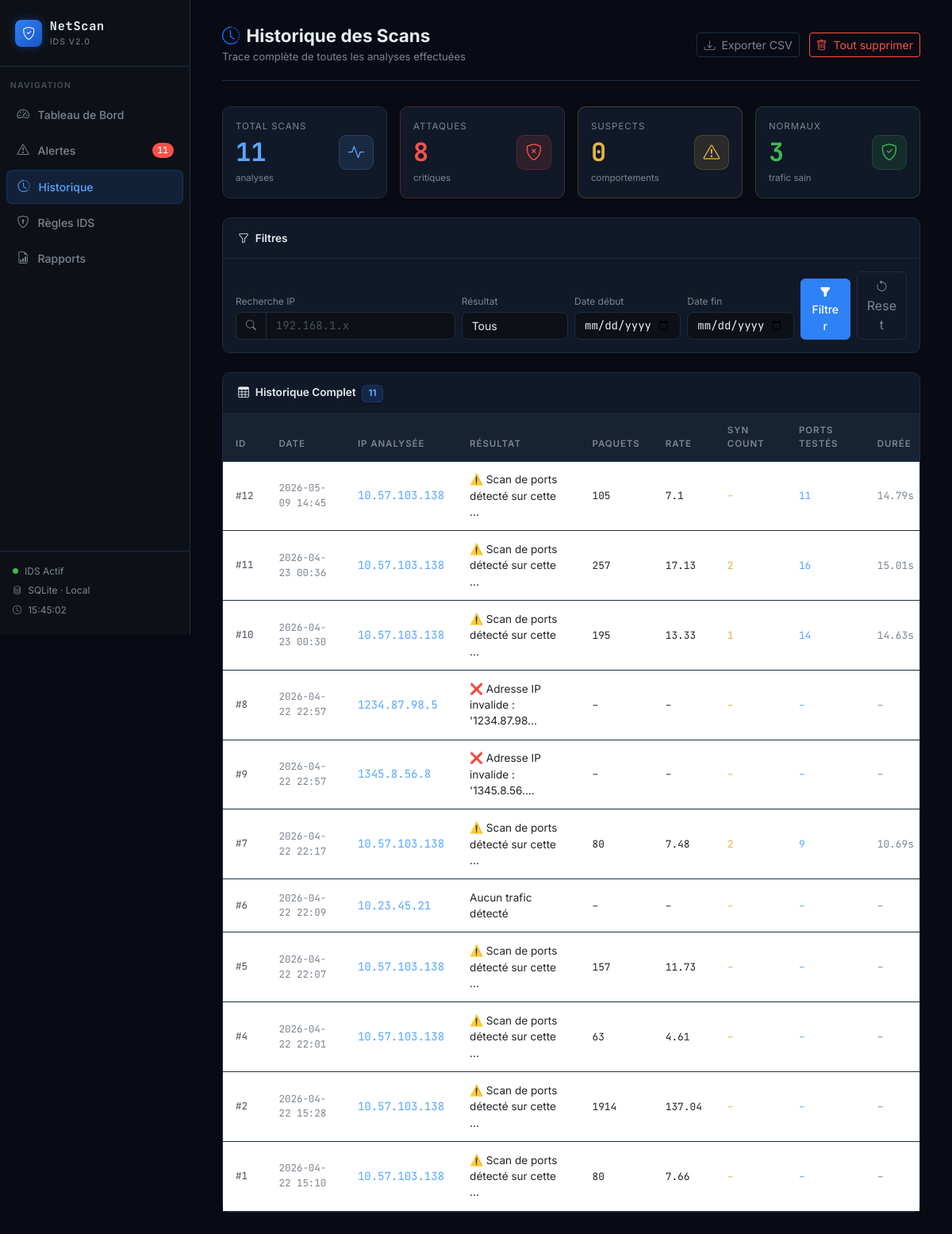
Page /historique on the committed database.
### tables this page shows
CREATE TABLE alertes (
            id INTEGER PRIMARY KEY AUTOINCREMENT,
            date TEXT NOT NULL,
            ip TEXT NOT NULL,
            type TEXT NOT NULL,
            severite TEXT NOT NULL,
            statut TEXT DEFAULT 'Nouvelle',
            nb_paquets INTEGER DEFAULT 0,
            rate REAL DEFAULT 0
        , syn_count INTEGER DEFAULT 0, ports_testes INTEGER DEFAULT 0, duree REAL DEFAULT 0, regles_declenchees TEXT DEFAULT '');

### webapp/app.py (the view)
@app.route("/historique")
def historique():
    search     = request.args.get("search", "")
    severite   = request.args.get("severite", "all")
    date_debut = request.args.get("date_debut", "")
    date_fin   = request.args.get("date_fin", "")
    conn   = get_db()
    query  = "SELECT * FROM alertes WHERE 1=1"
    params = []
    if search:
        query += " AND ip LIKE ?"
        params.append(f"%{search}%")
    if severite != "all":
        query += " AND severite = ?"
        params.append(severite)
    if date_debut:
        query += " AND date >= ?"
        params.append(date_debut + " 00:00")   # ← ajout " 00:00"
    if date_fin:
        query += " AND date <= ?"
        params.append(date_fin + " 23:59")
    query += " ORDER BY date DESC"
    scans = conn.execute(query, params).fetchall()
    stats = {
        "total":    conn.execute("SELECT COUNT(*) FROM alertes").fetchone()[0],
        "critiques": conn.execute("SELECT COUNT(*) FROM alertes WHERE severite='Critique'").fetchone()[0],
        "moyens":   conn.execute("SELECT COUNT(*) FROM alertes WHERE severite='Moyen'").fetchone()[0],
        "infos":    conn.execute("SELECT COUNT(*) FROM alertes WHERE severite='Info'").fetchone()[0],
    }
    conn.close()
    return render_template(
        "historique.html",
        scans=scans,
        stats=stats,
        search=search,
        severite=severite,
        date_debut=date_debut,
        date_fin=date_fin
    )

### webapp/app.py (called while the page is built)
def get_db():
    conn = sqlite3.connect(DB_PATH)
    conn.row_factory = sqlite3.Row
    return conn

### webapp/templates/historique.html (shortened to what this page needs)
{% extends "base.html" %}
{% set page = "historique" %}
{% block content %}
<div class="topbar">
  <div class="topbar-title">
    <h1><i class="bi bi-clock-history me-2 text-primary"></i>Historique des Scans</h1>
    <p>Trace complète de toutes les analyses effectuées</p>
  </div>
  <div class="topbar-actions">
    <a href="/historique/export_csv" class="btn btn-sm btn-outline-secondary">
      <i class="bi bi-download me-1"></i> Exporter CSV
    </a>
    <a href="/historique/supprimer_tout" class="btn btn-sm btn-outline-danger"
       onclick="return confirm('Supprimer tout l\'historique ?')">
      <i class="bi bi-trash me-1"></i> Tout supprimer
    </a>
  </div>
</div>
<div class="row g-3 mb-4">
  <div class="col-md-3">
    <div class="card h-100">
      <div class="card-body d-flex justify-content-between align-items-center p-3">
        <div>
          <div style="font-size:0.72rem;color:#7d8590;text-transform:uppercase;letter-spacing:0.08em;">Total Scans</div>
          <div class="fw-bold font-mono" style="font-size:2rem;color:#58a6ff;">{{ stats.total }}</div>
          <div style="font-size:0.72rem;color:#7d8590;">analyses</div>
        </div>
        <div style="width:44px;height:44px;border-radius:10px;background:rgba(88,166,255,0.12);display:flex;align-items:center;justify-content:center;border:1px solid rgba(88,166,255,0.2);">
          <i class="bi bi-activity" style="font-size:1.3rem;color:#58a6ff;"></i>
        </div>
      </div>
    </div>
  </div>
  <div class="col-md-3">
    <div class="card h-100" style="border-color:rgba(248,81,73,0.25);">
      <div class="card-body d-flex justify-content-between align-items-center p-3">
        <div>
          <div style="font-size:0.72rem;color:#7d8590;text-transform:uppercase;letter-spacing:0.08em;">Attaques</div>
          <div class="fw-bold font-mono" style="font-size:2rem;color:#f85149;">{{ stats.critiques }}</div>
          <div style="font-size:0.72rem;color:#7d8590;">critiques</div>
        </div>
        <div style="width:44px;height:44px;border-radius:10px;background:rgba(248,81,73,0.12);display:flex;align-items:center;justify-content:center;border:1px solid rgba(248,81,73,0.2);">
          <i class="bi bi-shield-x" style="font-size:1.3rem;color:#f85149;"></i>
        </div>
      </div>
    </div>
  </div>
  <div class="col-md-3">
    <div class="card h-100" style="border-color:rgba(227,179,65,0.25);">
      <div class="card-body d-flex justify-content-between align-items-center p-3">
        <div>
          <div style="font-size:0.72rem;color:#7d8590;text-transform:uppercase;letter-spacing:0.08em;">Suspects</div>
          <div class="fw-bold font-mono" style="font-size:2rem;color:#e3b341;">{{ stats.moyens }}</div>
          <div style="font-size:0.72rem;color:#7d8590;">comportements</div>
        </div>
        <div style="width:44px;height:44px;border-radius:10px;background:rgba(227,179,65,0.12);display:flex;align-items:center;justify-content:center;border:1px solid rgba(227,179,65,0.2);">
          <i class="bi bi-exclamation-triangle" style="font-size:1.3rem;color:#e3b341;"></i>
        </div>
      </div>
    </div>
  </div>
  <div class="col-md-3">
    <div class="card h-100" style="border-color:rgba(63,185,80,0.25);">
      <div class="card-body d-flex justify-content-between align-items-center p-3">
        <div>
          <div style="font-size:0.72rem;color:#7d8590;text-transform:uppercase;letter-spacing:0.08em;">Normaux</div>
          <div class="fw-bold font-mono" style="font-size:2rem;color:#3fb950;">{{ stats.infos }}</div>
          <div style="font-size:0.72rem;color:#7d8590;">trafic sain</div>
        </div>
        <div style="width:44px;height:44px;border-radius:10px;background:rgba(63,185,80,0.12);display:flex;align-items:center;justify-content:center;border:1px solid rgba(63,185,80,0.2);">
          <i class="bi bi-shield-check" style="font-size:1.3rem;color:#3fb950;"></i>
        </div>
      </div>
    </div>
  </div>
</div>
<div class="card mb-4">
  <div class="card-header">
    <span><i class="bi bi-funnel me-2"></i>Filtres</span>
  </div>
  <div class="card-body p-3">
    <form method="GET" action="{{ url_for('historique') }}" class="row g-2 align-items-end" id="form-filtres">
      <div class="col-md-4">
        <label style="font-size:0.75rem;color:#7d8590;margin-bottom:4px;">Recherche IP</label>
        <div class="input-group">
          <span class="input-group-text" style="background:#0d1117;border-color:#1e2d40;color:#7d8590;">
            <i class="bi bi-search" style="font-size:0.8rem;"></i>
          </span>
          <input type="text" name="search" class="form-control font-mono"
                 placeholder="192.168.1.x" value="{{ search }}"/>
        </div>
      </div>
      <div class="col-md-2">
        <label style="font-size:0.75rem;color:#7d8590;margin-bottom:4px;">Résultat</label>
        <select name="severite" class="form-select">
          <option value="all"      {% if severite=='all' %}selected{% endif %}>Tous</option>
        </select>
      </div>
      <div class="col-md-2">
        <label style="font-size:0.75rem;color:#7d8590;margin-bottom:4px;">Date début</label>
        <input type="date" name="date_debut" class="form-control font-mono" value="{{ date_debut }}"/>
      </div>
      <div class="col-md-2">
        <label style="font-size:0.75rem;color:#7d8590;margin-bottom:4px;">Date fin</label>
        <input type="date" name="date_fin" class="form-control font-mono" value="{{ date_fin }}"/>
      </div>
      <div class="col-md-1">
        <button type="submit" class="btn btn-primary w-100">
          <i class="bi bi-funnel-fill"></i> Filtrer
        </button>
      </div>
      <div class="col-md-1">
        <button type="button" class="btn btn-outline-secondary w-100" onclick="resetFiltres()">
          <i class="bi bi-arrow-counterclockwise"></i> Reset
        </button>
      </div>
    </form>
  </div>
</div>
<div class="card">
  <div class="card-header">
    <span>
      <i class="bi bi-table me-2"></i>Historique Complet
      <span class="badge ms-1" style="background:rgba(47,129,247,0.15);color:#58a6ff;border:1px solid rgba(47,129,247,0.2);font-size:0.72rem;">
        {{ scans | length }}
      </span>
    </span>
  </div>
  <div class="card-body p-0" style="overflow-x:auto;">
    <table class="table table-hover mb-0" style="min-width:1100px;">
      <thead>
        <tr>
          <th>ID</th>
          <th>Date</th>
          <th>IP Analysée</th>
          <th>Résultat</th>
          <th>Paquets</th>
          <th>Rate</th>
          <th>SYN count</th>
          <th>Ports testés</th>
          <th>Durée</th>
        </tr>
      </thead>
      <tbody>
        {% if scans %}
          {% for s in scans %}
          <tr>
            <td class="font-mono" style="font-size:0.78rem;color:#484f58;">#{{ s.id }}</td>
            <td class="font-mono" style="font-size:0.78rem;color:#7d8590;">{{ s.date }}</td>
            <td class="font-mono" style="color:#58a6ff;">{{ s.ip }}</td>
            <td style="font-size:0.85rem;max-width:220px;">
              <span title="{{ s.type }}">
                {% if s.type | length > 35 %}
                  {{ s.type[:35] }}...
                {% else %}
                  {{ s.type }}
                {% endif %}
              </span>
            </td>
            <td class="font-mono" style="font-size:0.8rem;">
              {% if s.nb_paquets %}{{ s.nb_paquets }}{% else %}–{% endif %}
            </td>
            <td class="font-mono" style="font-size:0.8rem;">
              {% if s.rate %}{{ s.rate }}{% else %}–{% endif %}
            </td>
            <td class="font-mono" style="font-size:0.8rem;color:#e3b341;">
              {% if s.syn_count %}{{ s.syn_count }}{% else %}–{% endif %}
            </td>
            <td class="font-mono" style="font-size:0.8rem;color:#58a6ff;">
              {% if s.ports_testes %}{{ s.ports_testes }}{% else %}–{% endif %}
            </td>
            <td class="font-mono" style="font-size:0.8rem;color:#7d8590;">
              {% if s.duree %}{{ s.duree }}s{% else %}–{% endif %}
            </td>
          </tr>
          {% endfor %}
        {% endif %}
      </tbody>
    </table>
  </div>
</div>
{% endblock %}

### webapp/templates/base.html (style rules this page uses)
:root { --bg-primary: #080b14; --bg-secondary: #0d1117; --bg-card: #111827; --bg-card-hover: #161f30; --border: #1e2d40; --border-bright: #2a3f5f; --text-primary: #e6edf3; --text-secondary: #7d8590; --text-muted: #484f58; --accent: #2f81f7; --accent-glow: rgba(47, 129, 247, 0.15); --accent-hover: #58a6ff; --danger: #f85149; --danger-glow: rgba(248, 81, 73, 0.15); --warning: #e3b341; --warning-glow: rgba(227, 179, 65, 0.15); --success: #3fb950; --success-glow: rgba(63, 185, 80, 0.15); --info: #58a6ff; --sidebar-width: 240px; }
* { box-sizing: border-box; margin: 0; padding: 0; }
body { background-color: var(--bg-primary); color: var(--text-primary); font-family: 'Inter', sans-serif; min-height: 100vh; overflow-x: hidden; }
.topbar { display: flex; justify-content: space-between; align-items: center; margin-bottom: 2rem; padding-bottom: 1.2rem; border-bottom: 1px solid var(--border); }
.topbar-title h1 { font-size: 1.4rem; font-weight: 700; margin: 0; }
.topbar-title p { font-size: 0.82rem; color: var(--text-secondary); margin: 0.2rem 0 0; }
.topbar-actions { display: flex; align-items: center; gap: 0.75rem; }
.card { background: var(--bg-card); border: 1px solid var(--border); border-radius: 10px; color: var(--text-primary); transition: border-color 0.2s; }
.card-header { background: transparent; border-bottom: 1px solid var(--border); font-weight: 600; font-size: 0.85rem; padding: 0.9rem 1.2rem; display: flex; align-items: center; justify-content: space-between; }
.card-body { padding: 1.2rem; }
.table { color: var(--text-primary); font-size: 0.875rem; margin: 0; }
.table thead th { background: rgba(30,45,64,0.5); border-color: var(--border); color: var(--text-secondary); font-size: 0.72rem; text-transform: uppercase; letter-spacing: 0.08em; font-weight: 600; padding: 0.75rem 1rem; }
.table td { border-color: var(--border); padding: 0.8rem 1rem; vertical-align: middle; }
.form-control, .form-select { background: var(--bg-secondary); border-color: var(--border); color: var(--text-primary); border-radius: 8px; font-size: 0.875rem; }
.form-control::placeholder { color: var(--text-muted); }
.btn-primary { background: var(--accent); border-color: var(--accent); font-weight: 500; font-size: 0.875rem; }
.btn-outline-danger { color: var(--danger); border-color: var(--danger); }
.btn-outline-secondary { color: var(--text-secondary); border-color: var(--border); }
.font-mono { font-family: 'JetBrains Mono', monospace; }

### rows in the picture
alertes: id "12", date "2026-05-09 14:45", ip "10.57.103.138", type "⚠️ Scan de ports détecté sur cette", nb_paquets "105", rate "7.1", ports_testes "11", duree "14.79"
alertes: id "11", date "2026-04-23 00:36", ip "10.57.103.138", type "⚠️ Scan de ports détecté sur cette", nb_paquets "257", rate "17.13", syn_count "2", ports_testes "16", duree "15.01"
alertes: id "10", date "2026-04-23 00:30", ip "10.57.103.138", type "⚠️ Scan de ports détecté sur cette", nb_paquets "195", rate "13.33", syn_count "1", ports_testes "14", duree "14.63"
alertes: id "8", date "2026-04-22 22:57", ip "1234.87.98.5", type "❌ Adresse IP invalide : '1234.87.98"
alertes: id "9", date "2026-04-22 22:57", ip "1345.8.56.8", type "❌ Adresse IP invalide : '1345.8.56."
alertes: id "7", date "2026-04-22 22:17", ip "10.57.103.138", type "⚠️ Scan de ports détecté sur cette", nb_paquets "80", rate "7.48", syn_count "2", ports_testes "9", duree "10.69"
alertes: id "6", date "2026-04-22 22:09", ip "10.23.45.21", type "Aucun trafic détecté"
alertes: id "5", date "2026-04-22 22:07", ip "10.57.103.138", type "⚠️ Scan de ports détecté sur cette", nb_paquets "157", rate "11.73"
alertes: id "4", date "2026-04-22 22:01", ip "10.57.103.138", type "⚠️ Scan de ports détecté sur cette", nb_paquets "63", rate "4.61"
alertes: id "2", date "2026-04-22 15:28", ip "10.57.103.138", type "⚠️ Scan de ports détecté sur cette", nb_paquets "1914", rate "137.04"
alertes: id "1", date "2026-04-22 15:10", ip "10.57.103.138", type "⚠️ Scan de ports détecté sur cette", nb_paquets "80", rate "7.66"

### other values in the picture
{{ stats.total }} "11"
{{ stats.critiques }} "8"
{{ stats.moyens }} "0"
{{ stats.infos }} "3"
{{ scans | length }} "11"
